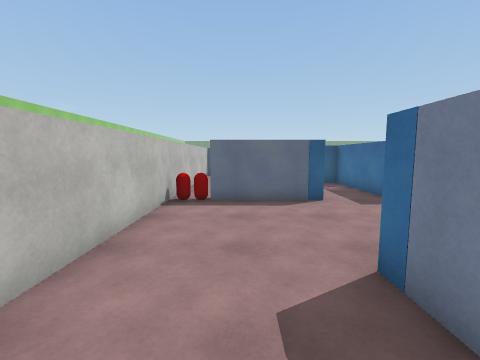
[1] (above)

19 first-person views from a walk through a scene from a Unity 3-D project. The camera is 1.5 m above the floor, tilts 6° down and sees 90° across. The floor is counted in squares, 1 m on a side. Each view is taken from the middle of a square. On the plan, view 1 faces up. The plan holds only what a view shows up to about 13 squares ahead; the rest is blank. The place goes on beyond the plan. The player is left out. Surface patterns are stand-ins for the level's own textures.

[2]
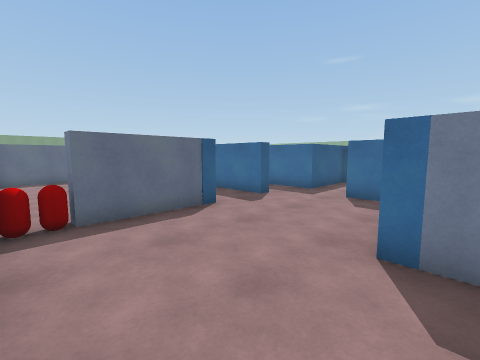

[3]
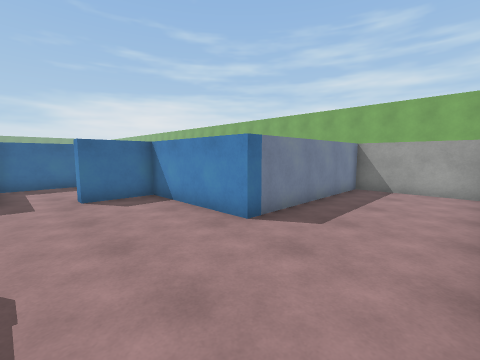

[4]
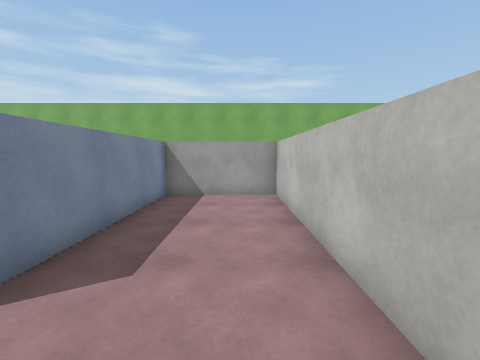

[5]
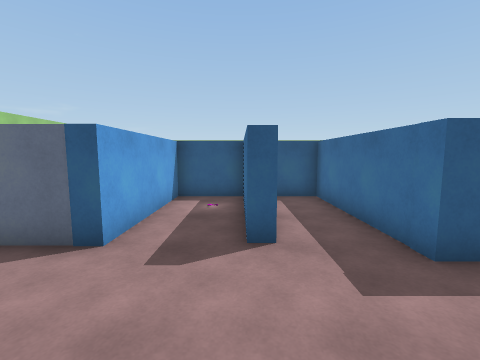

[6]
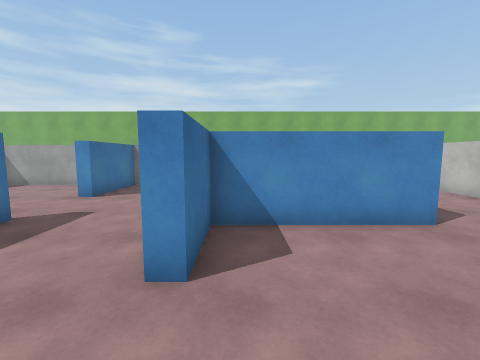

[7]
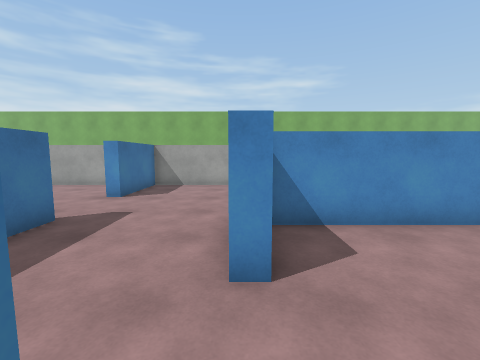

[8]
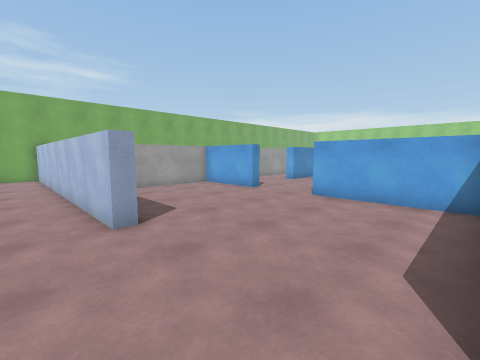

[9]
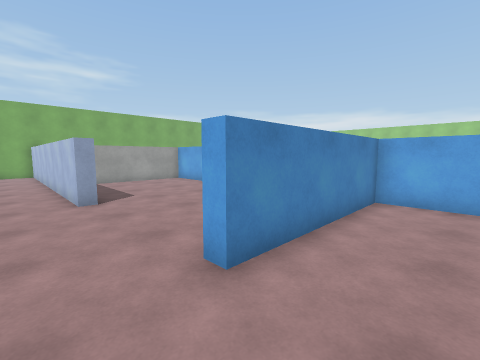

[10]
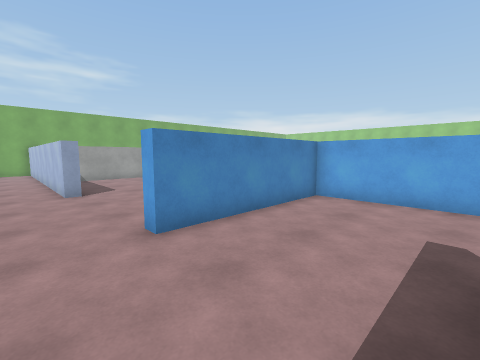

[11]
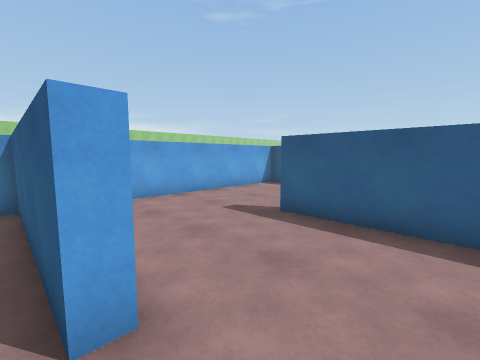

[12]
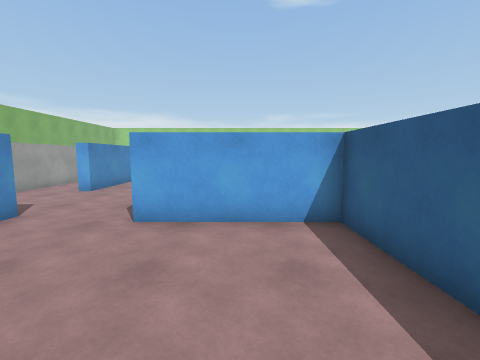

[13]
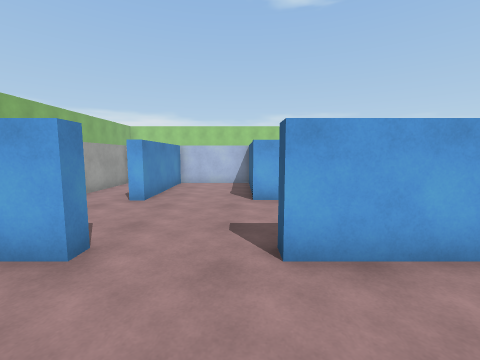

[14]
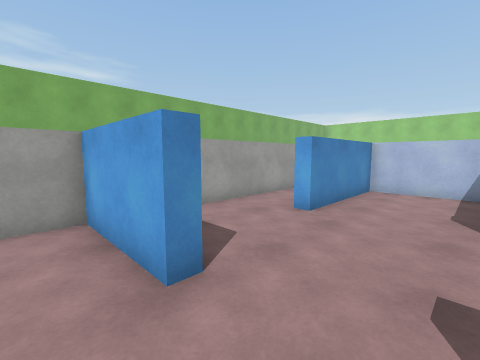

[15]
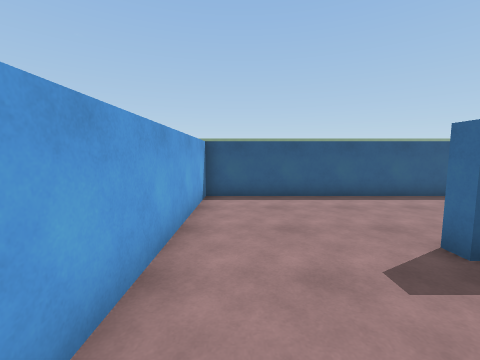

[16]
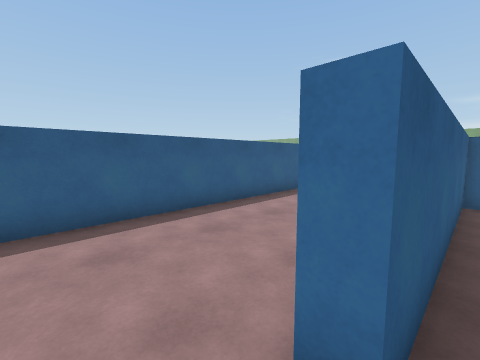

[17]
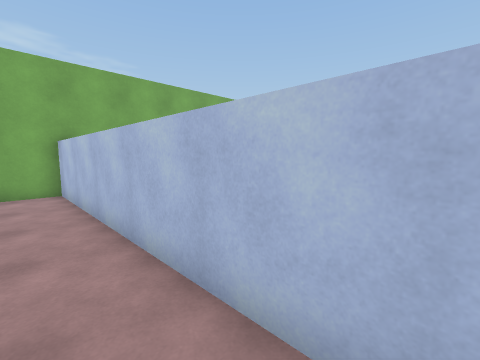

[18]
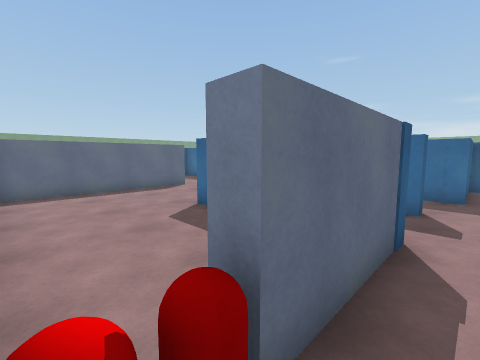

[19]
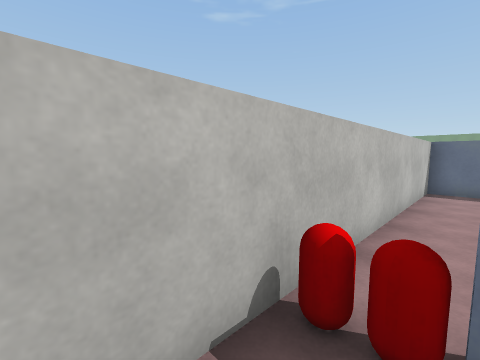

### Floor plan
Points are (right, up) in squares from view 1. A wall is a line through its corners. A room is listed if a view was taken in it or the views show most of it. See-through windows are left out.
Room 1 (views 1, 2, 3, 4, 5, 6, 7, 18, 19)
walls: (5.8, 7.9) (5.1, 7.9) (5.1, 12.6) (2.8, 12.6) (2.8, 7.9) (-0.6, 7.9); (-2.4, 8.5) (-2.4, -3.9) (1.8, -3.9) (1.8, 3) (6.6, 3) (6.6, 5.3) (7.2, 5.3); (7.8, 7.3) (7.8, 12.6) (6.2, 12.6)
ways out: opening at (7, 6) to room 2
objects: capsule (-2, 8); capsule (-1, 8)
Room 2 (views 8, 11, 12, 13, 14, 17)
walls: (17.9, 1.9) (18.5, 1.9) (18.5, -10.7) (20.1, -10.7); (7.2, 3.4) (7.2, 2.4); (18, 7.8) (18, 7.3) (11.7, 7.3) (11.7, 2.6) (11.2, 2.6) (11.2, 7.3) (7.8, 7.3); (2.3, 2.5) (2.3, -1.1) (7.2, -1.1) (7.2, -1.8); (2.2, -3.9) (11.2, -3.9) (11.2, -0.4) (11.7, -0.4) (11.7, -3.9) (17.6, -3.9)
ways out: opening at (7, 6) to room 1; opening at (19.5, 7) to room 3
Room 3 (views 9, 10, 15, 16)
walls: (20.5, 12.3) (16.3, 12.3) (16.3, 12.9); (20.5, 17.7) (11.7, 17.7) (11.7, 7.8) (18, 7.8)
ways out: opening at (19.5, 7) to room 2

Positions as (right, up) in squares from view 1, and headings:
1: (0, 0), facing up
2: (-2, 2), facing up-right
3: (-2, 7), facing down-right
4: (-1, 5), facing down
5: (5, 4), facing up
6: (6, 8), facing down
7: (7, 8), facing down
8: (20, 7), facing down-left
9: (20, 10), facing down-left
10: (20, 12), facing down-left
11: (20, 7), facing up-left
12: (17, 5), facing left
13: (15, 2), facing left
14: (13, 2), facing down-left
15: (13, 9), facing up
16: (15, 12), facing up-right
17: (20, 0), facing down-left
18: (-2, 7), facing up-right
19: (-1, 6), facing up-left
